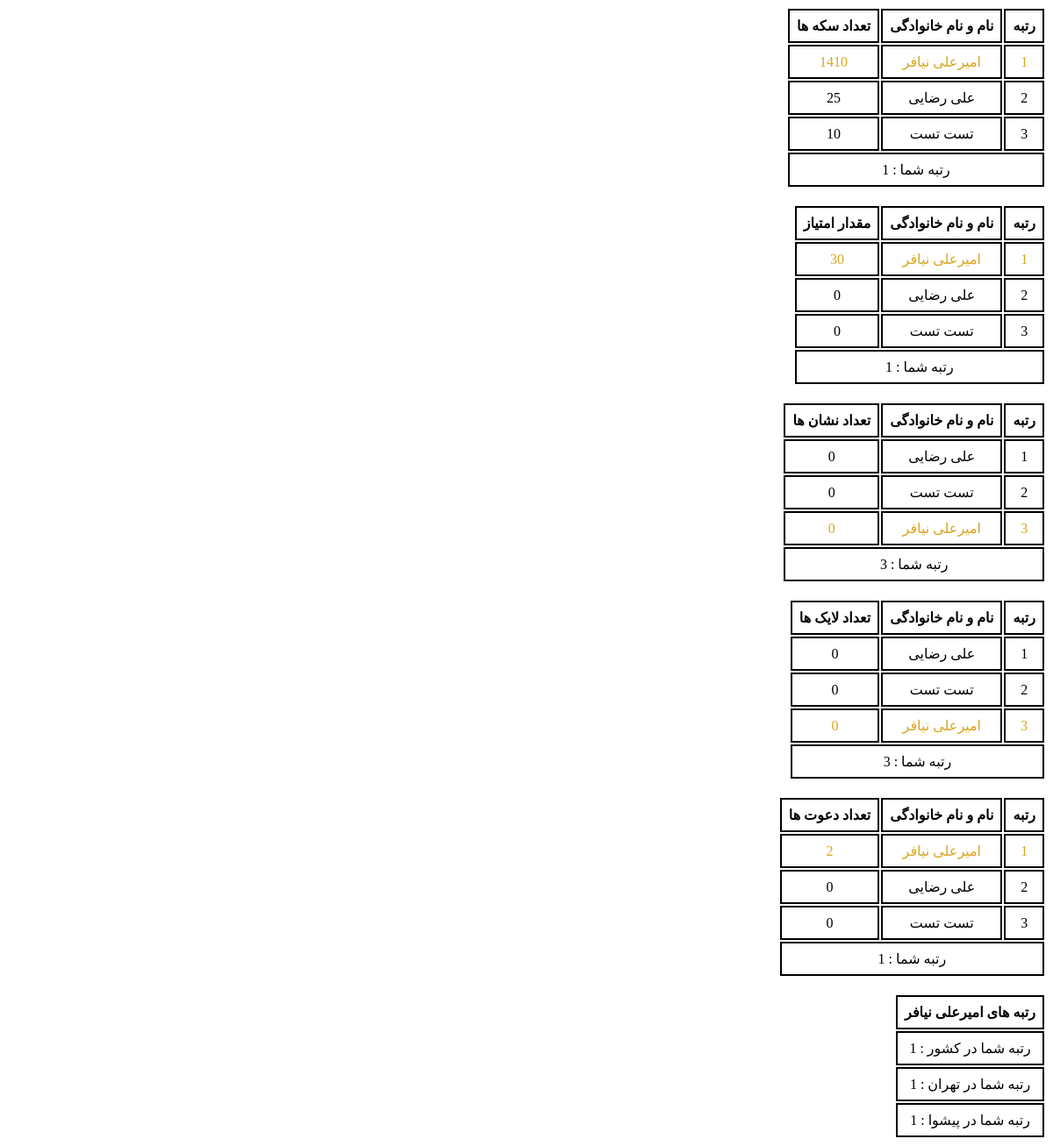
Screenshot of /club (signed in) with the database file from the repository.
### models/user.py (models this page shows)
class User(db.Model, UserMixin):
    __tablename__ = "users"
    id = Column(Integer, primary_key=True)
    name = Column(String, nullable=False, unique=True, index=True)
    username = Column(String, nullable=False, unique=True, index=True)
    password = Column(String, nullable=False, unique=True, index=True)
    code = Column(Integer, nullable=False, unique=True, index=True)
    phone = Column(String, nullable=False, index=True)
    email = Column(String, nullable=False, index=True)
    grade = Column(String, nullable=False, index=True)
    birth = Column(String, nullable=False, index=True)  #1340 - 1397
    gender = Column(String, nullable=False, index=True)
    type = Column(String, nullable=False, index=True)
    invite_code = Column(String, nullable=False, index=True)
    invite_auth = Column(String, nullable=False, index=True)
    msg_code = Column(Integer, index=True)
    province = Column(String, index=True)
    city = Column(String, index=True)
    school_name = Column(String, index=True)
    school_type = Column(String, index=True)
    home_addres = Column(String, index=True)
    recognition = Column(String, index=True)
    final = Column(Integer, default=0, index=True)
    authentication = Column(Integer, default=0, index=True)
    downloads = Column(Integer, default=2, index=True)
    coin = Column(Integer, default=0, index=True)
    point = Column(Integer, default=0, index=True)
    badge = Column(Integer, default=0, index=True)
    like = Column(Integer, default=0, index=True)
    invite = Column(Integer, default=0, index=True)

### blueprints/user.py (the view)
@app.route('/club')
@login_required
def club():
    top_coins = User.query.order_by(User.coin.desc()).limit(10).all()
    top_points = User.query.order_by(User.point.desc()).limit(10).all()
    top_likes = User.query.order_by(User.like.desc()).limit(10).all()
    top_badges = User.query.order_by(User.badge.desc()).limit(10).all()
    top_invites = User.query.order_by(User.invite.desc()).limit(10).all()
    rank_coins = User.query.order_by(User.coin.desc()).all().index(current_user)+1
    rank_points = User.query.order_by(User.point.desc()).all().index(current_user)+1
    rank_likes = User.query.order_by(User.like.desc()).all().index(current_user)+1
    rank_badges = User.query.order_by(User.badge.desc()).all().index(current_user)+1
    rank_invites = User.query.order_by(User.invite.desc()).all().index(current_user)+1
    province_rank = User.query.filter(User.province==current_user.province).order_by(User.point.desc()).all().index(current_user)+1
    city_rank = User.query.filter(User.city==current_user.city).order_by(User.point.desc()).all().index(current_user)+1
    return render_template("user/club.html", user=current_user, top_coins=top_coins, top_points=top_points, top_likes=top_likes, top_badges=top_badges, top_invites=top_invites,
                           rank_coins=rank_coins, rank_points=rank_points, rank_likes=rank_likes, rank_badges=rank_badges, rank_invites=rank_invites,
                            province_rank=province_rank, city_rank=city_rank)

### app.py (called while the page is built)
@login_manager.user_loader
def load_user(user_id):
    return User.query.filter(User.id==user_id).first()

### templates/user/club.html (shortened to what this page needs)
{% extends "Base.html" %}
    {% block body %}
    <table>
        <tr>
            <th>رتبه</th>
            <th>نام و نام خانوادگی</th>
            <th>تعداد سکه ها</th>
        </tr>
        {%for i in top_coins%}
        <tr class="{{'me' if i==user}}">
            <td>{{loop.index}}</td>
            <td>{{i.name}}</td>
            <td>{{i.coin}}</td>
        </tr>
        {% endfor %}
        {% if user.authentication==1 and user.final==1%}
        <tr>
            <td colspan="3">رتبه شما : {{rank_coins}}</td>
        </tr>
        {% endif %}
    </table>
    <br>
    <table>
        <tr>
            <th>رتبه</th>
            <th>نام و نام خانوادگی</th>
            <th>مقدار امتیاز </th>
        </tr>
        {%for i in top_points%}
        <tr class="{{'me' if i==user}}">
            <td>{{loop.index}}</td>
            <td>{{i.name}}</td>
            <td>{{i.point}}</td>
        </tr>
        {% endfor %}
        {% if user.authentication==1 and user.final==1%}
        <tr>
            <td colspan="3">رتبه شما : {{rank_points}}</td>
        </tr>
        {% endif %}
    </table>
    <br>
    <table>
        <tr>
            <th>رتبه</th>
            <th>نام و نام خانوادگی</th>
            <th>تعداد نشان ها </th>
        </tr>
        {%for i in top_badges%}
        <tr class="{{'me' if i==user}}">
            <td>{{loop.index}}</td>
            <td>{{i.name}}</td>
            <td>{{i.badge}}</td>
        </tr>
        {% endfor %}
        {% if user.authentication==1 and user.final==1%}
        <tr>
            <td colspan="3">رتبه شما : {{rank_badges}}</td>
        </tr>
        {% endif %}
    </table>
    <br>
    <table>
        <tr>
            <th>رتبه</th>
            <th>نام و نام خانوادگی</th>
            <th>تعداد لایک ها </th>
        </tr>
        {%for i in top_likes%}
        <tr class="{{'me' if i==user}}">
            <td>{{loop.index}}</td>
            <td>{{i.name}}</td>
            <td>{{i.like}}</td>
        </tr>
        {% endfor %}
        {% if user.authentication==1 and user.final==1%}
        <tr>
            <td colspan="3">رتبه شما : {{rank_likes}}</td>
        </tr>
        {% endif %}
    </table>
    <br>
    <table>
        <tr>
            <th>رتبه</th>
            <th>نام و نام خانوادگی</th>
            <th>تعداد دعوت ها </th>
        </tr>
        {%for i in top_invites%}
        <tr class="{{'me' if i==user}}">
            <td>{{loop.index}}</td>
            <td>{{i.name}}</td>
            <td>{{i.invite}}</td>
        </tr>
        {% endfor %}
        {% if user.authentication==1 and user.final==1%}
        <tr>
            <td colspan="3">رتبه شما : {{rank_invites}}</td>
        </tr>
        {% endif %}
    </table>
    <br>
    {% if user.authentication==1 and user.final==1%}
    <table>
        <tr>
            <th>رتبه های {{user.name}}</th>
        </tr>
        <tr>
            <td>رتبه شما در کشور : {{rank_points}}</td>
        </tr>
        <tr>
            <td>رتبه شما در {{user.province}} : {{province_rank}}</td>
        </tr>
        <tr>
            <td>رتبه شما در {{user.city}} : {{city_rank}}</td>
        </tr>
    </table>
    {% else %}
    <a href="{{url_for('user.completion')+'?next=/club'}}"><button>مشاهده رتبه های من</button></a>
    {% endif %}
{% endblock %}

### templates/Base.html (shortened to what this page needs)
<!DOCTYPE html>
<html lang="fa" dir="rtl">
<head>
    <link rel="stylesheet" href="{{ url_for('static', filename='libraries/sweetalert2/sweetalert2.min.css') }}">
</head>
<body>
    {% block body%}{% endblock %}
</body>
</html>

### templates/user/club.html (style rules this page uses)
.me { color: goldenrod; }
th, td { border: 2px solid black; padding: 8px; text-align: center; }

### rows the page displays
User: name "امیرعلی نیافر", coin "1410", point "30", badge "0", like "0", invite "2", province "تهران", city "پیشوا"
User: name "علی رضایی", coin "25", point "0", badge "0", like "0", invite "0"
User: name "تست تست", coin "10", point "0", badge "0", like "0", invite "0"

### other values shown
{{ rank_coins }} "1"
{{ rank_points }} "1"
{{ rank_badges }} "3"
{{ rank_likes }} "3"
{{ rank_invites }} "1"
{{ province_rank }} "1"
{{ city_rank }} "1"
